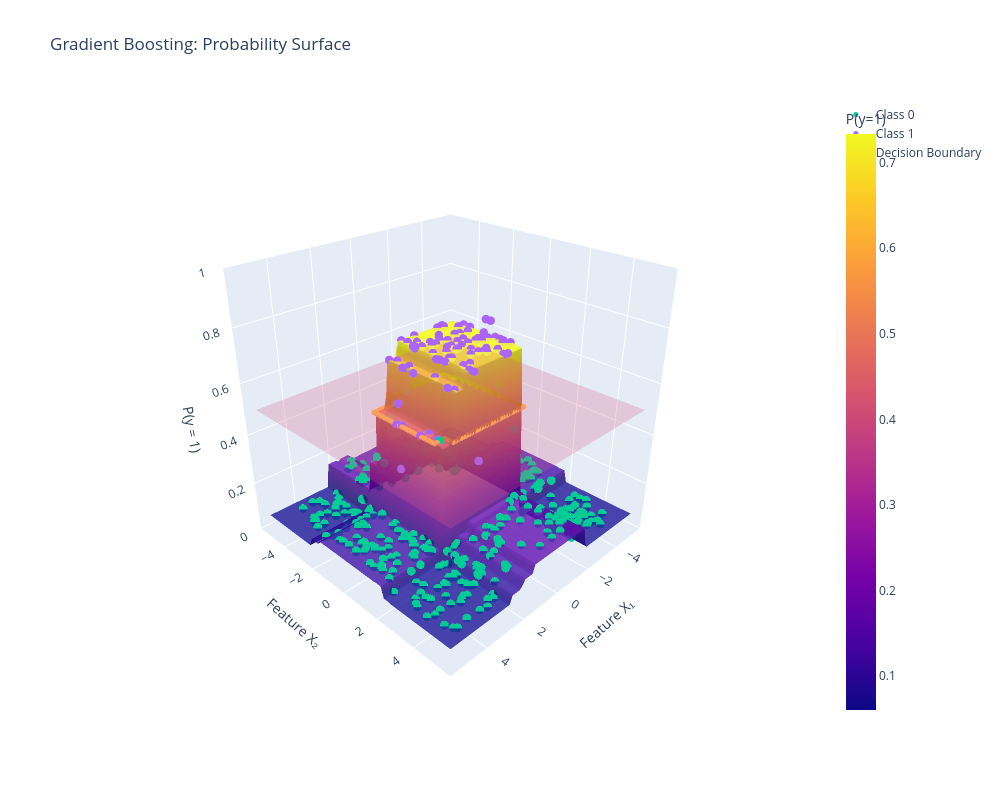

This figure's notebook cell:
### Code cell
model.plot_decision_boundary_3d(X, y)

# --------------------------------------------------------
# Animated visualization
# --------------------------------------------------------
